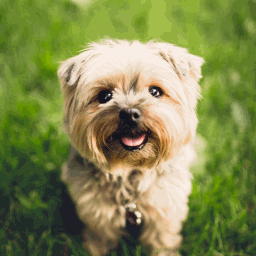
#> input picture computer_engineering/220519/dog.gif, 256 x 256 px, given in place of dog.jpg, which was not available
$ jupyter execute --allow-errors dicom_hist_6_he.ipynb
#> lines starting #> are read from the running program, lines starting #| are printed output that depends on the picture; pictures that were not available may be replaced by others from this repository, and a replacement may not be noted
[cell 1]
import os
import numpy as np
import cv2, pydicom
import matplotlib.pyplot as plt

[cell 2]
class Dicom():
    # [41 lines left out: functions __init__, dicom_to_array, get_min_max_window, dicom_windowing, not called in this run]

    def get_image(self):
        return self.img

    def get_hu_image(self):
        return self.hu_img

    # [13 lines left out: functions change_window, window_option, not called in this run]

#> (a cell that did not finish here is left out)

[cell 4]
plt.figure(figsize=(10,5))
#> (the rest of this cell did not finish here and is left out)

[cell 5]
plt.figure(figsize=(10,5))
#> (the rest of this cell did not finish here and is left out)

#> (a cell that did not finish here is left out)

#> (a cell that did not finish here is left out)

#> (a cell that did not finish here is left out)

#> (a cell that did not finish here is left out)

[cell 10]
test_img = cv2.imread('data/dog.jpg', 0)
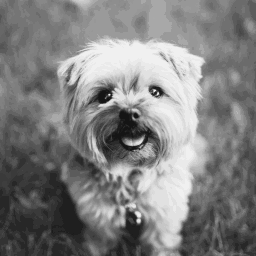
#> test_img: shape (256, 256); min 21, max 240, mean 127.9
test_img.shape
#> Out = (256, 256)

[cell 11]
test_he = cv2.equalizeHist(test_img)
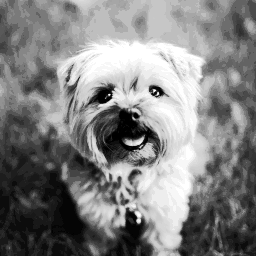
#> test_he: shape (256, 256); min 0, max 255, mean 129.4

[cell 12]
plt.figure(figsize=(10,10))

plt.subplot(2, 2, 1)
plt.imshow(test_img, cmap='gray')

plt.subplot(2, 2, 2)
plt.imshow(test_he, cmap='gray')

hist3, bins3 = np.histogram(test_img.flatten(), int(np.max(test_img) - np.min(test_img) + 1), [np.min(test_img), np.max(test_img) + 1])
#> hist3 = 220 values, max 2958 at index 96, min 0 at index 1, mean 297.9; bins3 = 221 values from 21 to 241
hist4, bins4 = np.histogram(test_he.flatten(), int(np.max(test_he) - np.min(test_he) + 1), [np.min(test_he), np.max(test_he) + 1])
#> hist4 = 256 values, max 2958 at index 122, min 0 at index 2, mean 256; bins4 = 257 values from 0 to 256

plt.subplot(2, 2, 3)
plt.hist(test_img.flatten(), bins3, cumulative=True)
plt.title(f"test_img CDF, {np.min(test_img), np.max(test_img)}")
plt.subplot(2, 2, 4)
plt.hist(test_he.flatten(), bins4, cumulative=True)
plt.title(f"test_he CDF, {np.min(test_he), np.max(test_he)}")
plt.show()
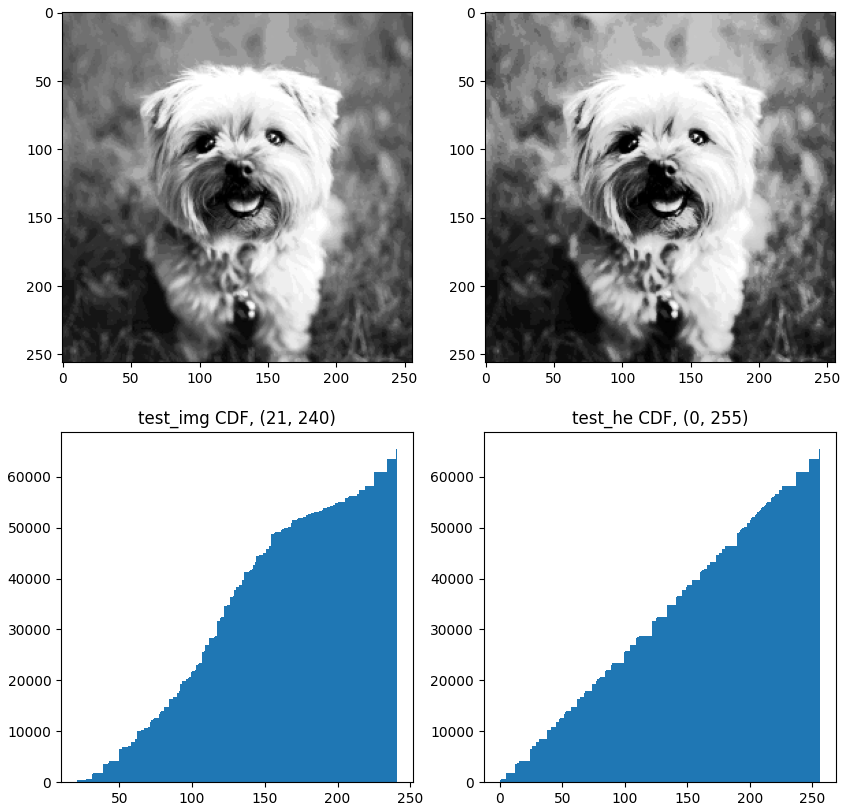
#> figure drawn by matplotlib, 4 panels; panel 3: tallest bar 65536 high, from x = 240 to 241; panel 4: tallest bar 65536 high, from x = 255 to 256
